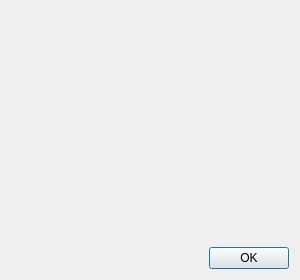
<?xml version="1.0" encoding="UTF-8"?>
<ui version="4.0">
 <class>about</class>
 <widget class="QDialog" name="about">
  <property name="geometry">
   <rect>
    <x>0</x>
    <y>0</y>
    <width>300</width>
    <height>280</height>
   </rect>
  </property>
  <property name="minimumSize">
   <size>
    <width>300</width>
    <height>280</height>
   </size>
  </property>
  <property name="windowTitle">
   <string/>
  </property>
  <layout class="QGridLayout" name="gridLayout">
   <item row="0" column="0">
    <widget class="QLabel" name="aboutLabel">
     <property name="minimumSize">
      <size>
       <width>280</width>
       <height>220</height>
      </size>
     </property>
     <property name="text">
      <string/>
     </property>
     <property name="alignment">
      <set>Qt::AlignLeading|Qt::AlignLeft|Qt::AlignTop</set>
     </property>
    </widget>
   </item>
   <item row="1" column="0">
    <widget class="QDialogButtonBox" name="buttonBox">
     <property name="orientation">
      <enum>Qt::Horizontal</enum>
     </property>
     <property name="standardButtons">
      <set>QDialogButtonBox::Ok</set>
     </property>
    </widget>
   </item>
  </layout>
 </widget>
 <resources/>
 <connections>
  <connection>
   <sender>buttonBox</sender>
   <signal>accepted()</signal>
   <receiver>about</receiver>
   <slot>accept()</slot>
   <hints>
    <hint type="sourcelabel">
     <x>248</x>
     <y>254</y>
    </hint>
    <hint type="destinationlabel">
     <x>157</x>
     <y>274</y>
    </hint>
   </hints>
  </connection>
  <connection>
   <sender>buttonBox</sender>
   <signal>rejected()</signal>
   <receiver>about</receiver>
   <slot>reject()</slot>
   <hints>
    <hint type="sourcelabel">
     <x>316</x>
     <y>260</y>
    </hint>
    <hint type="destinationlabel">
     <x>286</x>
     <y>274</y>
    </hint>
   </hints>
  </connection>
 </connections>
</ui>
